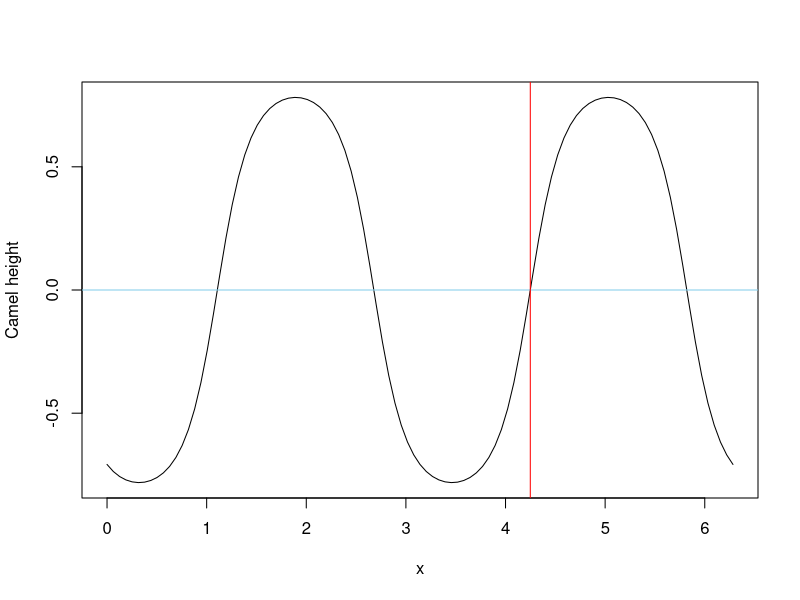
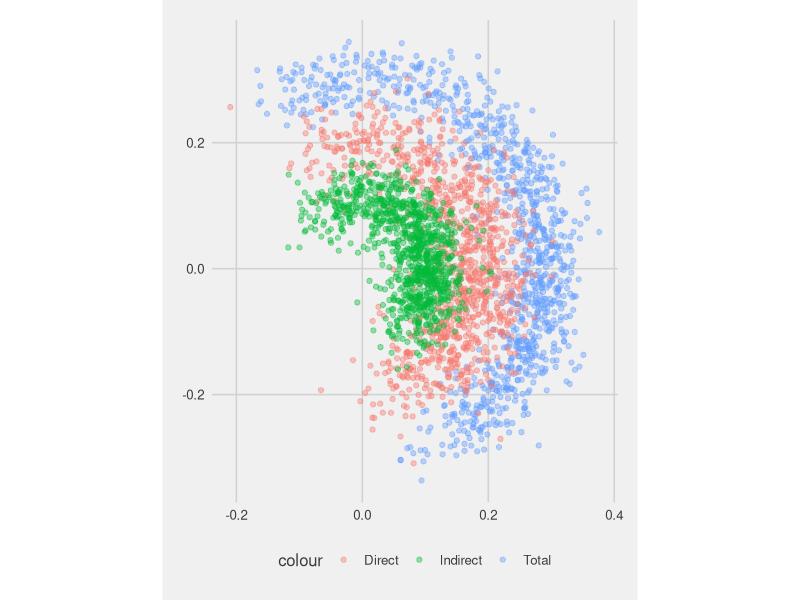
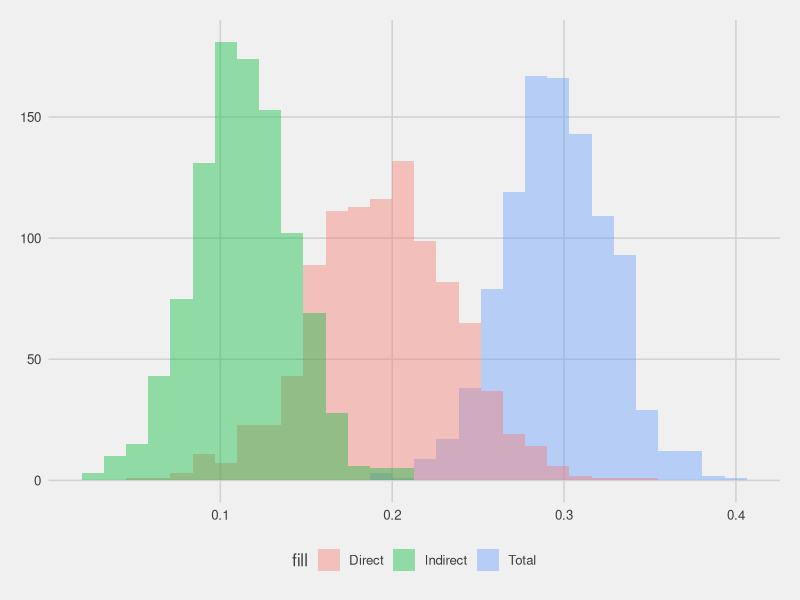

Recreate these plots in R, in order.
## ---- chunk 1


library(boot)
library(ggplot2)

knitr::opts_chunk$set(echo = TRUE)
## ---- chunk 2
n <- 100
th <- rnorm(n, 1, .5)

cs_cor <- Vectorize(function(rot) cor(sin(th - rot), cos(th - rot)))

# Currently, the cosine and sine are correlated.
cs_cor(0)

# Compute the first eigenvector. 
eigenvec2 <- eigen(cov(cbind(cos(th), sin(th))))$vectors[, 2]

# Direction of the second eigenvector. 
rot <- atan2(eigenvec2[2], eigenvec2[1])

# Now the components are uncorrelated. 
cs_cor(rot)

# There are four solutions.
curve(cs_cor, 0, 2*pi, ylab = "Camel height")
abline(h = 0, col = "skyblue")
abline(v = rot %% (2*pi), col = "red")


th_s <- th - rot
cor(cos(th_s), sin(th_s))
## ---- chunk 3
# Calculate the standardized path coefficient between x and y given z.
path_coef <- function(y, x, z) unname(coef(lm(scale(y) ~ scale(x) + z))[2])
## ---- chunk 4
# Euclidean norm for later use. 
l2norm <- function(x) sqrt(x[1]^2 + x[2]^2)

# Compute the circular-linear correlation model, with linear predictor x,
# circular outcome th and linear mediator z.
clcor_mediation <- function(th, x, z) {
  
  # Rotation by second eigenvector.
  evec2 <- eigen(cov(cbind(cos(th),  sin(th))))$vectors[, 2]
  rot   <- atan2(evec2[2], evec2[1]) 
  
  # Vector of angles with uncorrelated sine and cosine. 
  th_rot <- th - rot
  
  # First get the results as (cosine, sine) vectors. 
  # Total effect.
  tv <- c(cor(cos(th_rot), x), cor(sin(th_rot), x))

  # Direct effect
  dv <- c(path_coef(cos(th_rot), x, z), path_coef(sin(th_rot), x, z))

  # Indirect effect.
  a <- cor(x, z)
  p_cz <- path_coef(cos(th_rot), z, x)
  p_sz <- path_coef(sin(th_rot), z, x)
  iv <- c(a * p_cz, a * p_sz)
  
  list(effects = c(total    = l2norm(tv), 
                   direct   = l2norm(dv), 
                   indirect = l2norm(iv)), 
       vectors = cbind(total    = tv,
                       direct   = dv,
                       indirect = iv))
}
## ---- chunk 5
set.seed(100)

x  <- scale(rnorm(100))
z  <- scale(x + rnorm(100))
th <- 3 + x + z + rnorm(100) %% (2*pi)

cl_med <- clcor_mediation(th, x, z)
## ---- chunk 6
# The results.
knitr::kable(t(cl_med$effects), caption = "Effects in terms of linear-circular correlation.")
knitr::kable(cl_med$vectors, caption = "Effects as vectors of correlation with cosine, sine of outcomee.")
## ---- chunk 7
total    <- cl_med$vectors[,1]
direct   <- cl_med$vectors[,2]
indirect <- cl_med$vectors[,3]

# Demonstrate the vector addition formula.
l2norm(total - direct)
l2norm(indirect)
## ---- chunk 8

computeClcorMediation <- function(data, inds, outcome, predictor, mediators) {
  listres <- clcor_mediation(th = data[inds, outcome], 
                             z  = data[inds, mediators], 
                             x  = data[inds, predictor])
  res        <- unlist(listres)
  tdi        <- c("Total", "Direct", "Indirect")
  names(res) <- c(tdi, paste0(rep(tdi, each = 2), c("_cos", "_sin")))
  res
}


clcorMediationBootstrap <- function(data, outcome, predictor, mediators, 
                                    R = 1000, probs = c(.025, .975), ...) {
  
  
  # Compute the bootstrap using the boot package.
  suppressWarnings({
    clcormedboot <- boot(data, computeClcorMediation, R = R, 
                         outcome   = outcome, 
                         predictor = predictor, 
                         mediators = mediators, ...)
  })

  # Obtain the p-values for t0 > 0, which will be taken as 1 - p for t0 < 0.
  ps <- apply(clcormedboot$t, 2L, function(x) mean(x <= 0))

  # Obtain result
  res <- list(tab = cbind(original     = clcormedboot$t0,
                         bias         = apply(clcormedboot$t, 2L, mean, na.rm = TRUE) - clcormedboot$t0,
                         "std. error" = sqrt(apply(clcormedboot$t, 2L, function(t.st) var(t.st[!is.na(t.st)]))),
                         t(apply(clcormedboot$t, 2L, function(x) quantile(x, probs = probs))),
                         "one-sided p-value"    = ifelse(clcormedboot$t0 > 0, ps, 1 - ps),
                         "two-sided p-value"    = ifelse(clcormedboot$t0 > 0, ps*2, (1 - ps) * 2 )),
              bootsam = clcormedboot$t,
              bootobj = clcormedboot)

  class(res) <- c("clcorMedBoot", class(res))
  res
}


print.clcorMedBoot <- function(object, ...) print(object$tab, ...)

## ---- chunk 9

n <- 1000
x  <- scale(rnorm(n))
z  <- scale(x + rnorm(n))
th <- 3 + x + z + rnorm(n) %% (2*pi)

mydat <- data.frame(th, x, z)

bt <- clcorMediationBootstrap(mydat, "th", "x", "z")

knitr::kable(bt$tab)
## ---- chunk 10
bmat <- data.frame(bt$bootsam)
colnames(bmat) <- rownames(bt$tab)

alph <- .4

ggplot(bmat) + 
  geom_point(aes(Total_cos, Total_sin      , col = "Total"   ), alpha = alph) +
  geom_point(aes(Direct_cos, Direct_sin    , col = "Direct"  ), alpha = alph) +
  geom_point(aes(Indirect_cos, Indirect_sin, col = "Indirect"), alpha = alph) +
  ggthemes::theme_fivethirtyeight() + coord_fixed()
## ---- chunk 11

ggplot(bmat) + 
  geom_histogram(aes(Total      , fill = "Total"   ), alpha = alph) +
  geom_histogram(aes(Direct     , fill = "Direct"  ), alpha = alph) +
  geom_histogram(aes(Indirect   , fill = "Indirect"), alpha = alph) +
  ggthemes::theme_fivethirtyeight()
